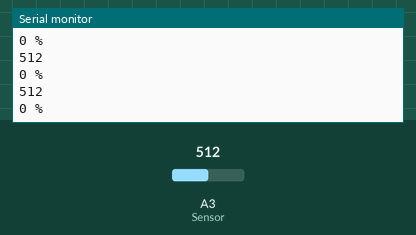
A sketch run on a simulated Arduino Uno, built with avr-gcc and run on an emulated ATmega328P. Parts: the last lines printed to the serial monitor. Inputs (shaded band) come from the test bench; at power-on: A3 (Sensor) = 512.

Above: at 1.2 s.
1.3 s: A3 (Sensor) set to 209
At 1.69 s:
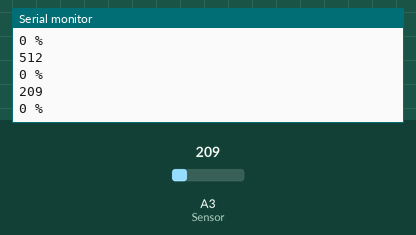
2.8 s: A3 (Sensor) set to 192
At 3.19 s:
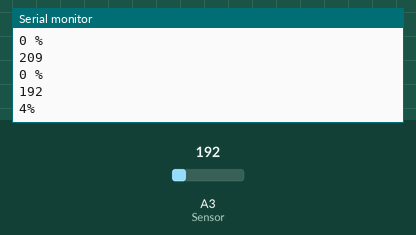
Timing chart, 0 to 5.8 s (numbered marks = the images above; inputs shaded):
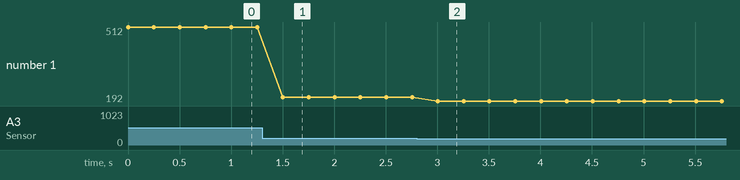

The sketch:

moisture.ino
```cpp
const int AirValue = 200;   //you need to replace this value with Value_1
const int WaterValue = 0;  //you need to replace this value with Value_2
int soilMoistureValue = 0;
int soilmoisturepercent=0;
void setup() {
  Serial.begin(9600); // open serial port, set the baud rate to 9600 bps

}
void loop() {

  soilMoistureValue = analogRead(A3);  //put Sensor insert into soil
  Serial.println(soilMoistureValue);
  soilmoisturepercent = map(soilMoistureValue, AirValue, WaterValue, 0, 100);
  if(soilmoisturepercent >= 100)
  {
    Serial.println("100 %");
  }
  else if(soilmoisturepercent <=0)
  {
    Serial.println("0 %");
  }
  else if(soilmoisturepercent >0 && soilmoisturepercent < 100)
  {
    Serial.print(soilmoisturepercent);
    Serial.println("%");
  }
  delay(250);
}
```

Measured:
- the behaviour switches between 199 and 198 on A3 (Sensor) (found by bisection; images 1 and 2)
- after the input at 1.3 s, the serial monitor: prints a new line after 0.20 s (image 1)
- after the input at 2.8 s, the serial monitor: prints a new line after 0.21 s (image 2)
- plotted number 1: 512 → 209 after the input at 1.3 s, 209 → 192 after the input at 2.8 s
